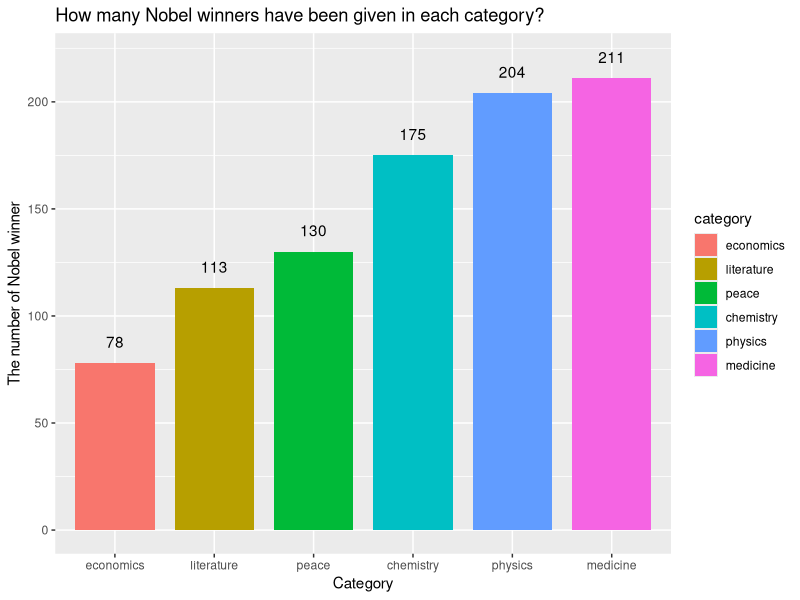
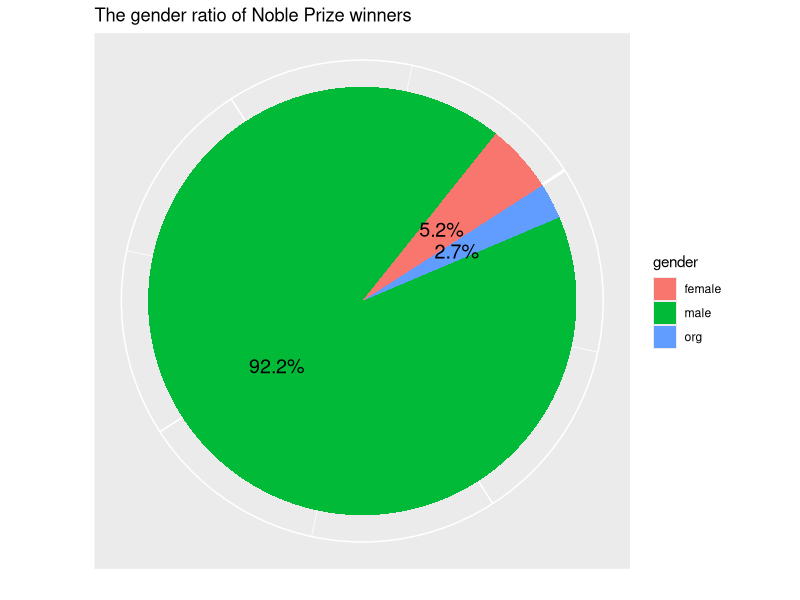
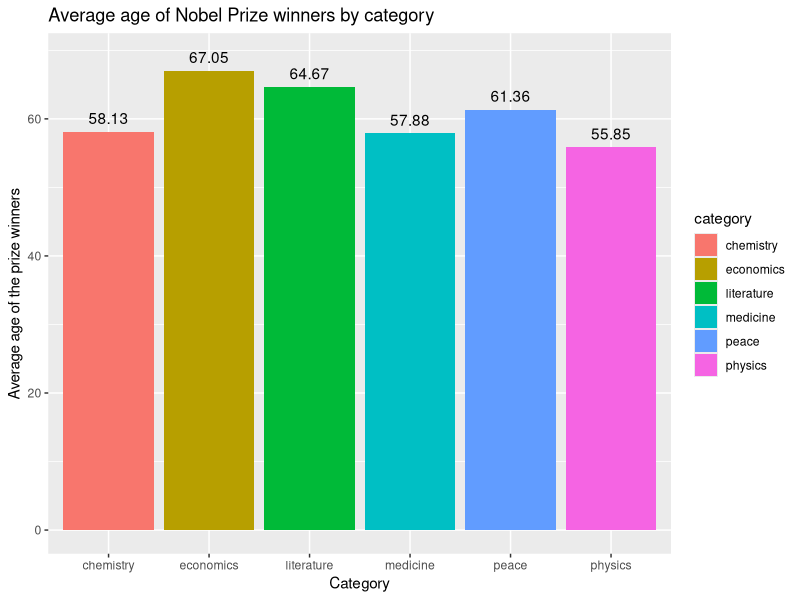
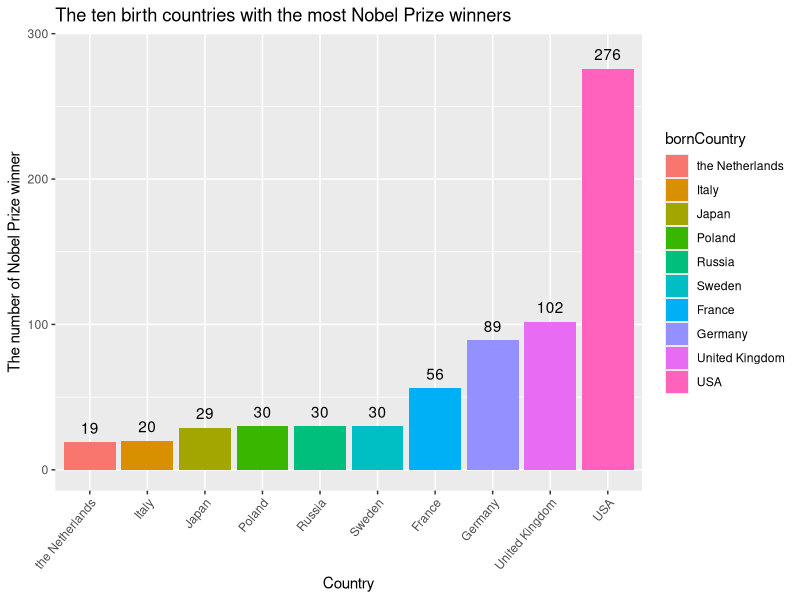
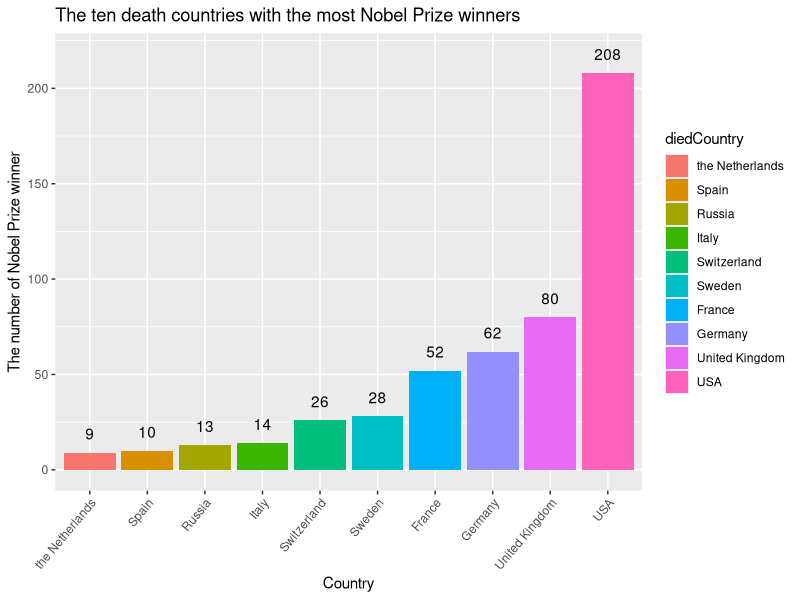
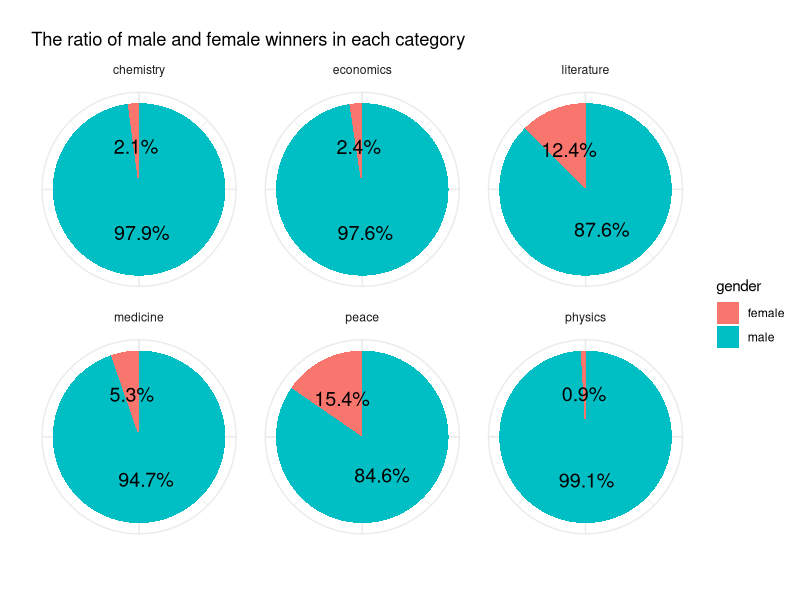
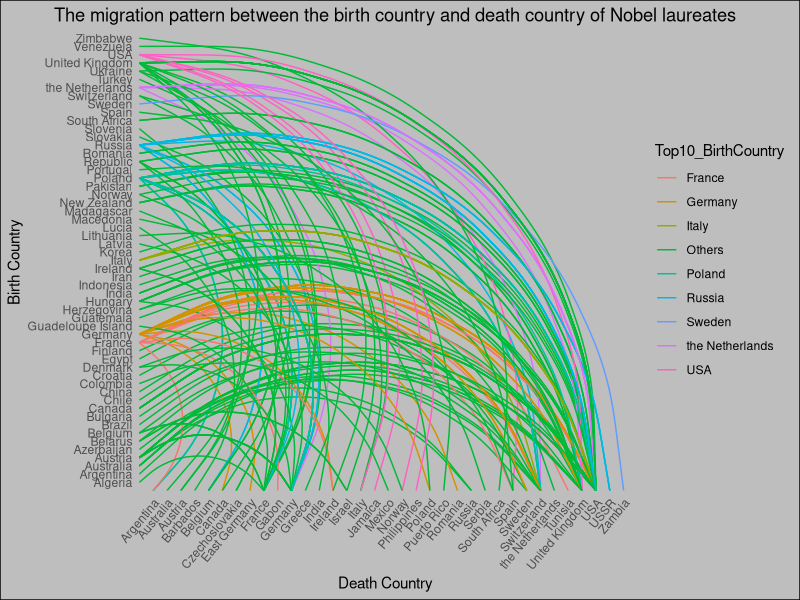
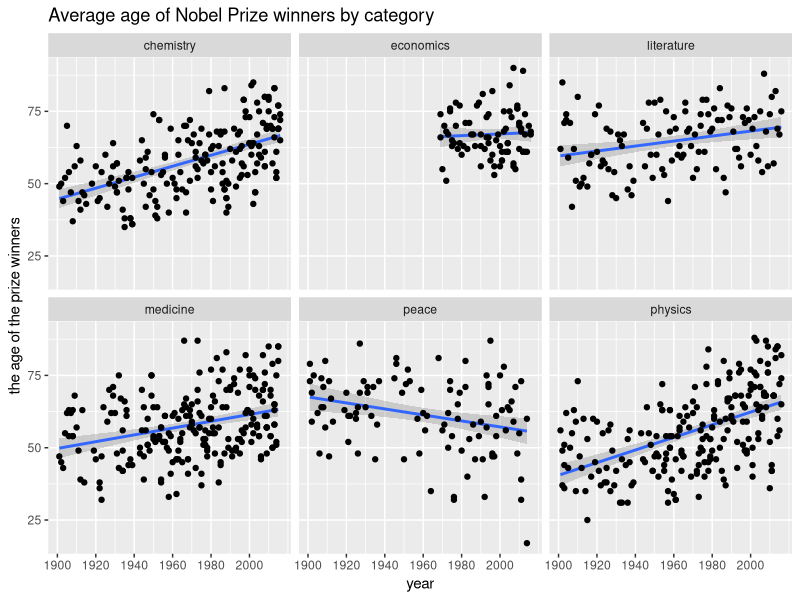

Here is the R script that generated these plots, in order:
## ---- chunk 1
knitr::opts_chunk$set(echo = TRUE)
## ---- chunk 2
library(ggplot2)
library(dplyr)
library(scales)
library(stringr)
setwd('C:/Users/CUI/Downloads')
Prize <- read.csv("prize.csv")
Laureate <- read.csv("laureate.csv")
head(Prize) 
head(Laureate) 
## ---- chunk 3
mode(Laureate)
mode(Prize)
names(Laureate)
names(Prize)
sum(is.na(Laureate))
sum(is.na(Prize))
Laureate$bornCountry <- ifelse(str_detect(Laureate$bornCountry, "\\("), 
                               str_extract(Laureate$bornCountry, "(?<=\\().+?(?=\\))"),Laureate$bornCountry)
Laureate$diedCountry <- ifelse(str_detect(Laureate$diedCountry, "now"), 
                               str_extract(Laureate$diedCountry, "(?<=\\().*?(?=\\))"),Laureate$diedCountry)
Laureate$bornCountry <- ifelse(str_detect(Laureate$bornCountry, "now"), 
                               word(Laureate$bornCountry,-1),Laureate$bornCountry)
Laureate$diedCountry <- ifelse(str_detect(Laureate$diedCountry, "now"), 
                               word(Laureate$diedCountry,-1),Laureate$diedCountry)
Laureate$bornCountry <- str_replace_all(Laureate$bornCountry,"Scotland","United Kingdom")
Laureate$bornCountry <- str_replace_all(Laureate$bornCountry,"Northern Ireland","United Kingdom")
Laureate$diedCountry <- str_replace_all(Laureate$diedCountry,"Scotland","United Kingdom")
Laureate$diedCountry <- str_replace_all(Laureate$diedCountry,"Northern Ireland","United Kingdom")
## ---- chunk 4
tally(group_by(Prize,category))
arrange(tally(group_by(Prize,category)), n) %>% mutate(category=factor(category, levels=category)) %>%
ggplot(aes(x= category, y= n, fill = category))+ 
  geom_bar(stat = "identity", width = 0.8)+ geom_text(aes(label= n),nudge_y = 10) + 
  labs(title = "How many Nobel winners have been given in each category?", 
       x = "Category", y = "The number of Nobel winner")

## ---- chunk 5
tally(group_by(Laureate,gender)) %>% mutate(prop = round(n/sum(n),3)) %>%
  ggplot(aes(x="", y= prop,fill = gender)) + geom_bar(width = 1, stat = "identity")+ 
  geom_text(aes(label= percent(prop)),size=5,position = position_stack(vjust = 0.5))+ 
  labs(title = "The gender ratio of Noble Prize winners", x="", y = "")+
  coord_polar("y", start=1)+ theme(axis.ticks = element_blank(), 
                                                    axis.text.y = element_blank(),
                                                    axis.text.x = element_blank()) 
## ---- chunk 6
Laureate %>% filter(substr(born,1,4) != "0000") %>% 
  mutate(prize_age = as.numeric(year) - as.numeric(substr(born,1,4))) %>% group_by(category)%>% 
  summarise( mean_prize_age = mean(prize_age)) %>% 
  ggplot(aes(x= category, y = mean_prize_age, fill= category)) + geom_bar(stat = "identity") +
  labs(x= "Category", y ="Average age of the prize winners",title = "Average age of Nobel Prize winners by category")+geom_text(aes(label= round(mean_prize_age,2)),nudge_y = 2)
   
## ---- chunk 7
filter(Laureate, bornCountry!="" ) %>%  group_by(bornCountry) %>% tally() %>% arrange(n)%>% 
  mutate(bornCountry=factor(bornCountry, levels=bornCountry)) %>% tail(10)%>%
  ggplot(aes(x= bornCountry, y = n,fill = bornCountry))+geom_bar(stat = "identity")+
  labs(title ="The ten birth countries with the most Nobel Prize winners" , x= "Country", y = "The number of Nobel Prize winner")+
  theme(axis.text.x = element_text(angle = 50, hjust = 1))+geom_text(aes(label= n),nudge_y = 10)
## ---- chunk 8
filter(Laureate, diedCountry!="" ) %>%  group_by(diedCountry) %>% tally() %>% arrange(n)%>% 
  mutate(diedCountry=factor(diedCountry, levels=diedCountry)) %>% tail(10)%>%
  ggplot(aes(x= diedCountry, y = n,fill = diedCountry))+geom_bar(stat = "identity")+
  labs(title ="The ten death countries with the most Nobel Prize winners" , x= "Country", y = "The number of Nobel Prize winner")+
  theme(axis.text.x = element_text(angle = 50, hjust = 1))+geom_text(aes(label= n),nudge_y = 10) 
## ---- chunk 9
Laureate %>% filter(gender == "male" | gender == "female") %>% 
  group_by(category,gender)%>% tally() %>%  mutate(prop = round((n/ sum(n)),3))  %>% 
  ggplot(aes( x= "" , y = prop, fill = gender)) +
  geom_bar(width = 1, stat = "identity")+ geom_text(aes(label= percent(prop)),size=5,position = position_stack(vjust = 0.5))+ 
  labs(title = "The ratio of male and female winners in each category", x="", y = "")+
    facet_wrap(~category)+coord_polar("y",start = 0)+
  theme_minimal()+theme(axis.ticks = element_blank(), 
                        axis.text.y = element_blank(),
                        axis.text.x = element_blank()) 
## ---- chunk 10
filter(Laureate, bornCountry!="" ) %>%  group_by(bornCountry) %>% tally() %>% arrange(n)%>%
  tail(10) 
Laureate %>% filter(bornCountry!="" & diedCountry != ""& bornCountry != diedCountry)%>%
  mutate(Top10_BirthCountry = case_when(
    bornCountry == "USA" ~ "USA",
    bornCountry == "Germany" ~ "Germany",
    bornCountry == "United kingdom" ~ "United kingdom",
    bornCountry == "France" ~ "France",
    bornCountry == "Sweden" ~ "Sweden",
    bornCountry == "Poland" ~ "Poland",
    bornCountry == "Japan" ~ "Japan",
    bornCountry == "Italy" ~ "Italy",
    bornCountry == "the Netherlands" ~ "the Netherlands",
    bornCountry == "Russia" ~ "Russia",
    TRUE ~ "Others" 
    ))%>% ggplot(
  aes(x=0, y = bornCountry, xend= diedCountry, yend = 0, color = Top10_BirthCountry))+
  geom_curve(curvature = -0.5)+ scale_x_discrete() + scale_y_discrete() +
 theme_minimal()+
  theme( panel.grid = element_blank(),
    plot.background = element_rect(fill = "grey"),
    axis.text.x = element_text(angle = 50, hjust = 1),plot.title = element_text(hjust = 0.45))+ labs( x = "Death Country", y ="Birth Country")+ ggtitle("The migration pattern between the birth country and death country of Nobel laureates")
## ---- chunk 11
Laureate %>% filter(substr(born,1,4) != "0000") %>% 
  mutate(prize_age = as.numeric(year) - as.numeric(substr(born,1,4))) %>% group_by(category)%>% 
  ggplot(aes(x= year, y = prize_age)) + geom_smooth(method ="lm")+ geom_point()+
  labs(x= "year", y ="the age of the prize winners",title = "Average age of Nobel Prize winners by category")+facet_wrap(~category)+scale_x_continuous(breaks = seq(1900, 2016, 20))
